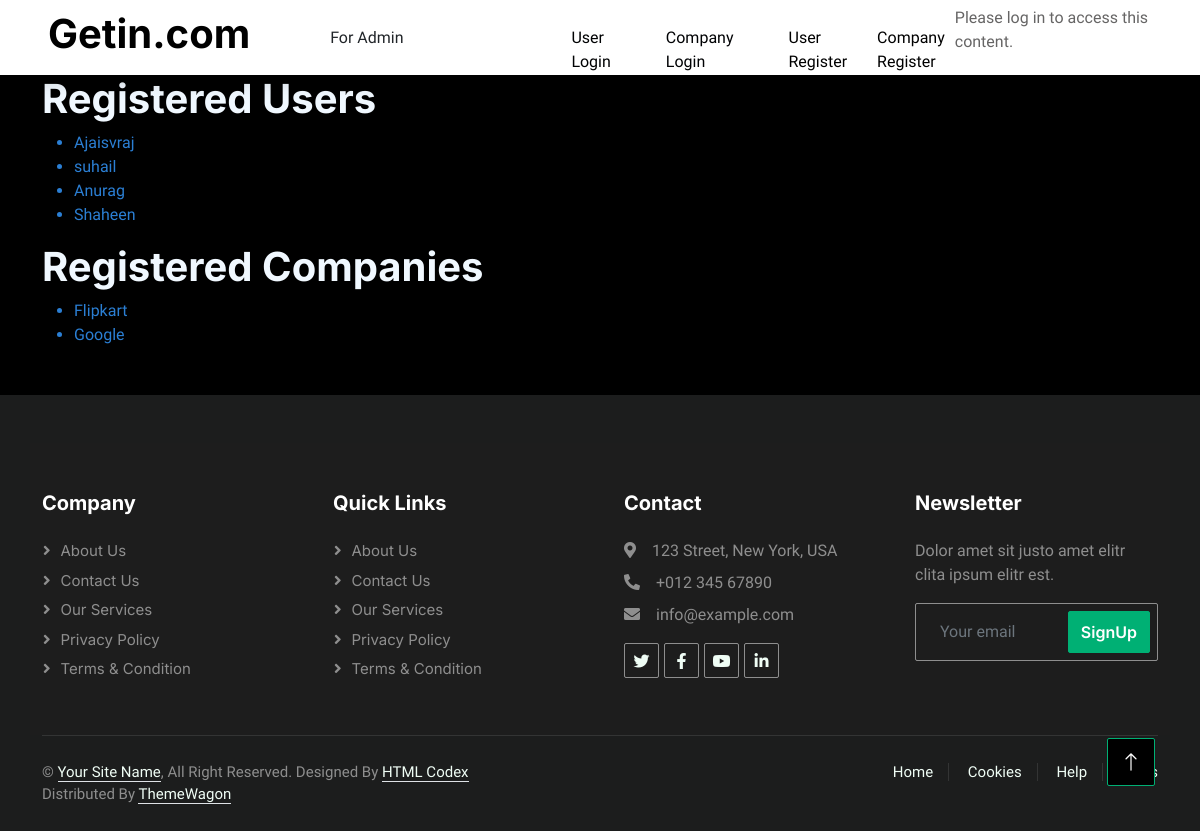
The app's page /registered_users with its own data.
### user/models.py (models this page shows, shortened)
class UserProfile(models.Model):
    GENDER_CHOICES = (
        ('M', 'Male'),
        ('F', 'Female'),
        ('O', 'Other'),
    )
    user = models.OneToOneField(User,on_delete=models.CASCADE,null=True)
    gender = models.CharField(max_length=1,choices=GENDER_CHOICES,null=True)
    name = models.CharField(max_length=100)
    location = models.CharField(max_length=100)
    cont_email = models.EmailField()
    cont_phone = models.CharField(max_length=20)
    profile_image = models.ImageField(upload_to='profile_images/', null=True, blank=True)

### company/models.py (models this page shows, shortened)
class CompanyProfile(models.Model):
    user = models.OneToOneField(CustomUser,on_delete=models.CASCADE)
    company_name = models.CharField(max_length=100)
    location = models.CharField(max_length=100)
    logo = models.ImageField(upload_to="company_logo/",null=True,blank=True)
    contact_email = models.EmailField()
    contact_phone = models.CharField(max_length=15)

### adminview/views.py (the view)
# urls.py: path('registered_users',registered_users,name='registered_users'),
def registered_users(request):
    users = UserProfile.objects.all()
    companies = CompanyProfile.objects.all()
    context = {
        'users': users,
        'companies': companies
    }
    return render(request, 'admin/registered_users.html', context)

### templates/admin/registered_users.html (shortened to what this page needs)
{% extends 'base.html' %}
{% block content %}
<div class="container">
<h1 style="color: aliceblue;">Registered Users</h1>
<ul>
    {% for user in users %}
        <li style="color: rgb(43, 127, 212);">{{ user.name }}</li>
    {% empty %}
        <li>No registered users.</li>
    {% endfor %}
</ul>
<h1 style="color: aliceblue;">Registered Companies</h1>
<ul>
    {% for company in companies %}
        <li style="color: rgb(43, 127, 212);">{{ company.company_name }}</li>
    {% empty %}
        <li>No registered companies.</li>
    {% endfor %}
</ul>
</div>
{% endblock %}

### static/css/style.css (style rules this page uses)
:root { --primary: #00B074; --secondary: #2B9BFF; --light: #EFFDF5; --dark: #2B3940; }

### templates/base.html (style rules this page uses)
body { background-color: rgb(0, 0, 0); }

### templates/admin/registered_users.html (style rules this page uses)
.container { text-align: start; }

### records on screen
UserProfile: name "Ajaisvraj"
UserProfile: name "suhail"
UserProfile: name "Anurag"
UserProfile: name "Shaheen"
CompanyProfile: company_name "Flipkart"
CompanyProfile: company_name "Google"
